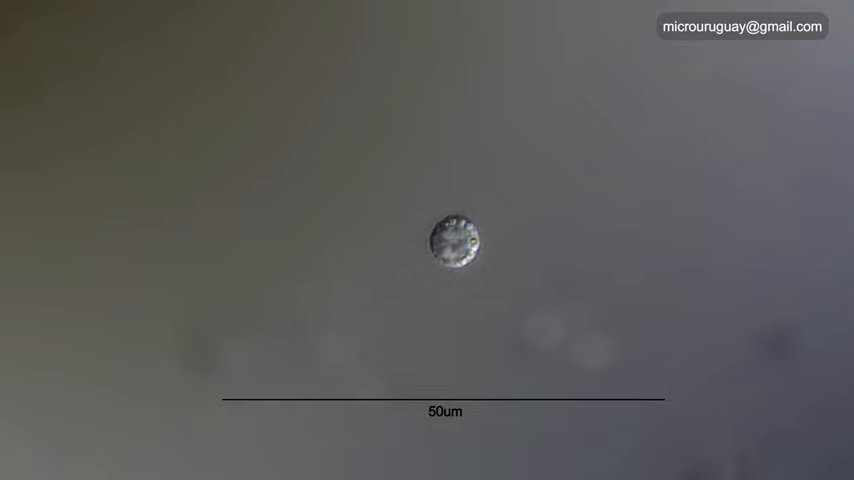
#> input picture frame 90 of heliozoo-marino.mp4, 854 x 480 px
$ python Movimiento.py
#> lines starting #> are read from the running program, lines starting #| are printed output that depends on the picture; after the words box and inside, x2 and y2 are one past the last pixel; in counts of white or black regions, pixels touching at a corner belong together
import cv2
import time

cam = cv2.VideoCapture("heliozoo-marino.mp4")
while True:
    ret, img = cam.read()
#> img is the input picture: shape (480, 854, 3); mean B, G, R 88.8, 89.8, 89.8
    gris = cv2.cvtColor(img, cv2.COLOR_BGR2GRAY)
    ret, frame = cv2.threshold(gris, 90, 255, cv2.THRESH_BINARY)
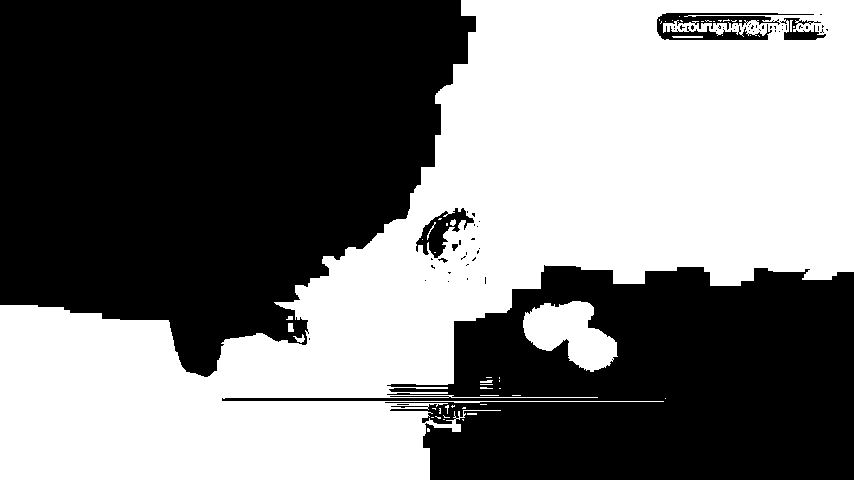
#> frame: shape (480, 854); 47.6% white; 53 white regions (41 under 20 px)

    #blur=cv2.GaussianBlur(gris, (3,3), 0)
    #img = cv2.Canny(image=blur, threshold1=100, threshold2=200)
    contours, hierarchy = cv2.findContours(image=frame, mode=cv2.RETR_TREE, method=cv2.CHAIN_APPROX_NONE)
#> contours = 138 contours, 123 with area under 20; largest, box (x1, y1, x2, y2) and area: (0, 0, 854, 480) 192269, (523, 301, 618, 372) 3873, (656, 12, 815, 41) 2449, (415, 207, 475, 259) 1303, (783, 17, 827, 41) 498
#> (the run stopped early here; a loop or call above may not have finished)

$ run again, starting later in the video
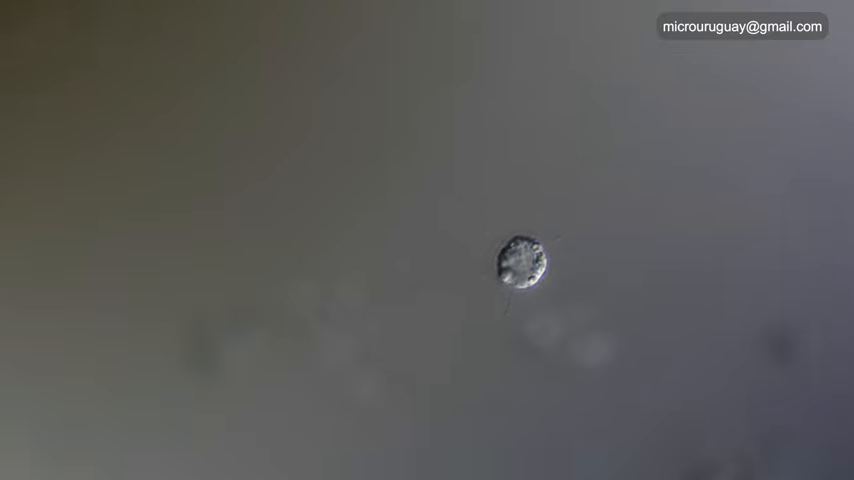
#> input picture frame 405 of heliozoo-marino.mp4, 854 x 480 px
#> img is the input picture: shape (480, 854, 3); mean B, G, R 88.9, 89.9, 90.1
#> `ret, frame = cv2.threshold(gris, 90, 255, cv2.THRESH_BINARY)`:
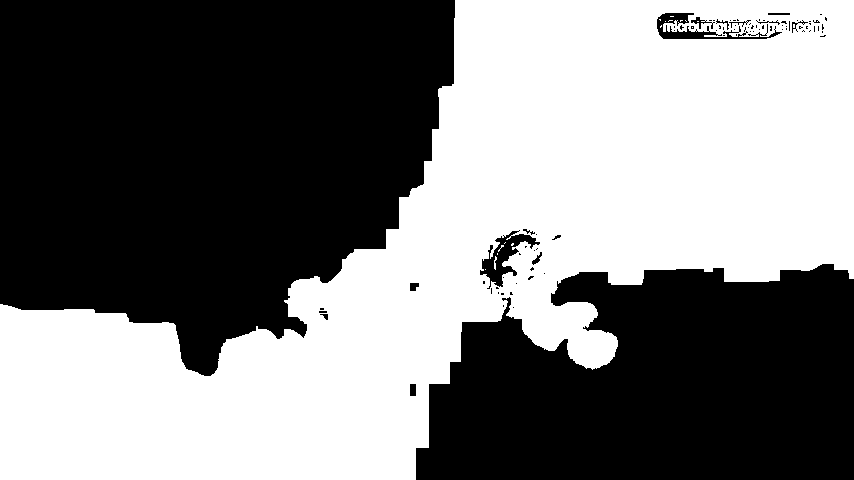
#> frame: shape (480, 854); 48.4% white; 17 white regions (15 under 20 px)
#> contours = 142 contours, 123 with area under 20; largest, box (x1, y1, x2, y2) and area: (0, 0, 854, 480) 200020, (479, 230, 541, 290) 1376, (656, 12, 783, 40) 1196, (690, 16, 713, 30) 105, (409, 383, 417, 397) 89

$ run again, starting later in the video
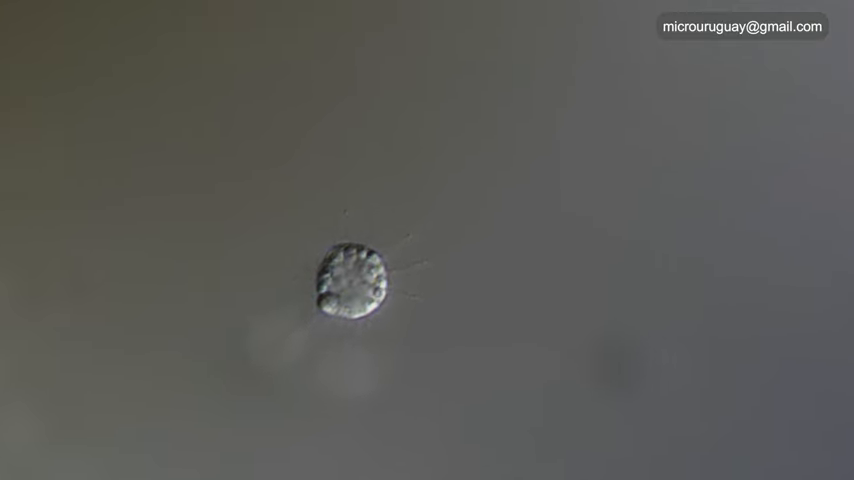
#> input picture frame 721 of heliozoo-marino.mp4, 854 x 480 px
#> img is the input picture: shape (480, 854, 3); mean B, G, R 86.7, 89.9, 89.9
#> `ret, frame = cv2.threshold(gris, 90, 255, cv2.THRESH_BINARY)`:
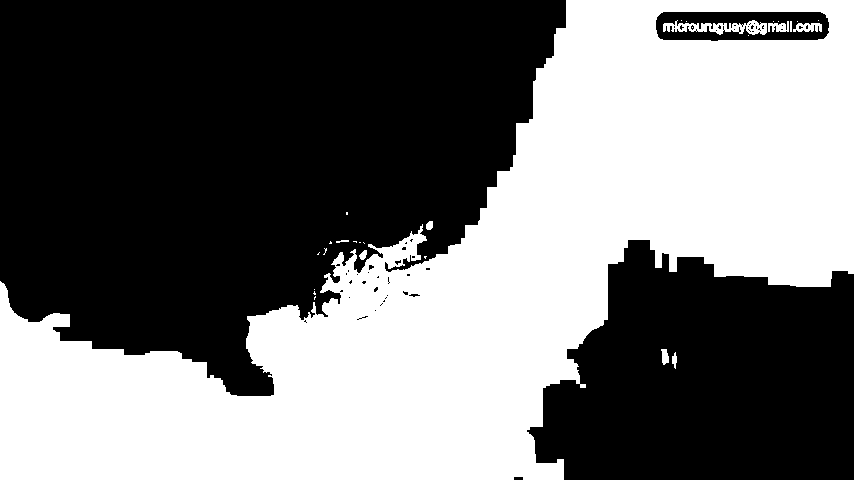
#> frame: shape (480, 854); 45.6% white; 29 white regions (19 under 20 px)
#> contours = 95 contours, 82 with area under 20; largest, box (x1, y1, x2, y2) and area: (0, 0, 854, 480) 188400, (655, 11, 830, 42) 4930, (663, 20, 767, 35) 704, (793, 23, 822, 32) 159, (768, 21, 789, 32) 110
